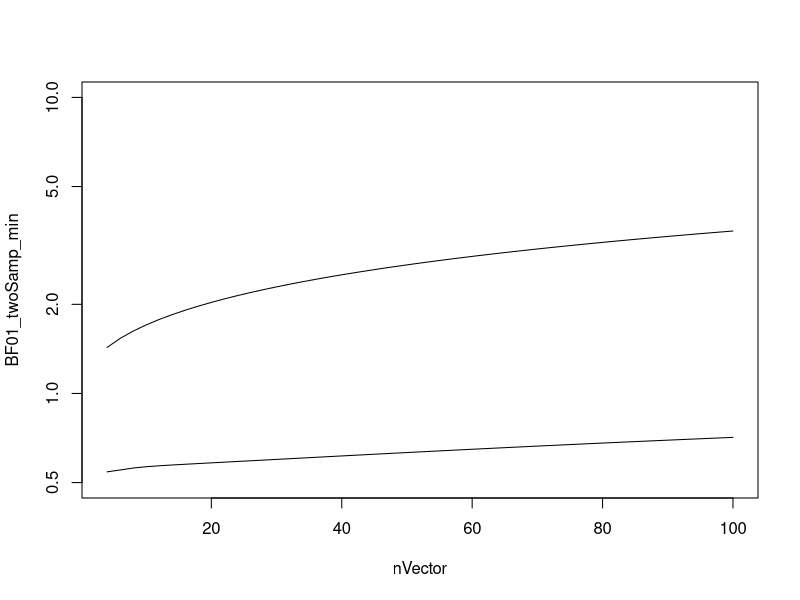
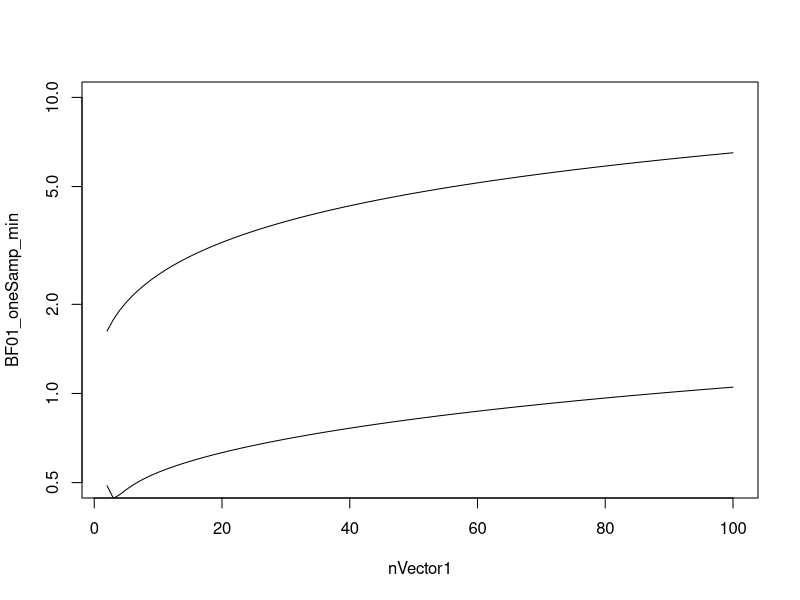

Here is the R script that generated these plots, in order:
# Maximum and minimum BF for the null in small samples.
require(BayesFactor)

# Independent groups t-test
# BF is maximal at t = 0
nVector = seq(4, 100, 2)
# BF is maximal at t = 0
BF01_twoSamp_max = NA
for (i in 1:length(nVector)) {
  nCell = nVector[i]/2
  BF01_twoSamp_max[i] = 
    1/exp(ttest.tstat(t=0, n1=nCell, n2=nCell, rscale = 0.5)[['bf']])
}
# BF is minimal at p = .05
BF01_twoSamp_min = NA
for (i in 1:length(nVector)) {
  nCell = nVector[i]/2
  tVal = qt(.975, nVector[i]-2)
  BF01_twoSamp_min[i] = 
    1/exp(ttest.tstat(t=tVal, n1=nCell, n2=nCell, rscale = 0.5)[['bf']])  
}

plot(nVector, BF01_twoSamp_min, typ='l', log="y", ylim=c(0.5,10))
lines(nVector, BF01_twoSamp_max, typ='l')

# One-sample t-test
nVector1 = seq(2, 100, 1)
# BF is maximal at t = 0
BF01_oneSamp_max = NA
for (i in 1:length(nVector1)) {
  BF01_oneSamp_max[i] = 
    1/exp(ttest.tstat(t=0, n1=nVector1[i], rscale = 0.5)[['bf']])  
}
# BF is minimal at p = .05
BF01_oneSamp_min = NA
for (i in 1:length(nVector1)) {
  tVal = qt(.975, nVector1[i]-1)
  BF01_oneSamp_min[i] = 
    1/exp(ttest.tstat(t=tVal, n1=nVector1[i], rscale = 0.5)[['bf']])  
}

plot(nVector1, BF01_oneSamp_min, typ='l', log="y", ylim=c(0.5,10))
lines(nVector1, BF01_oneSamp_max, typ='l')
